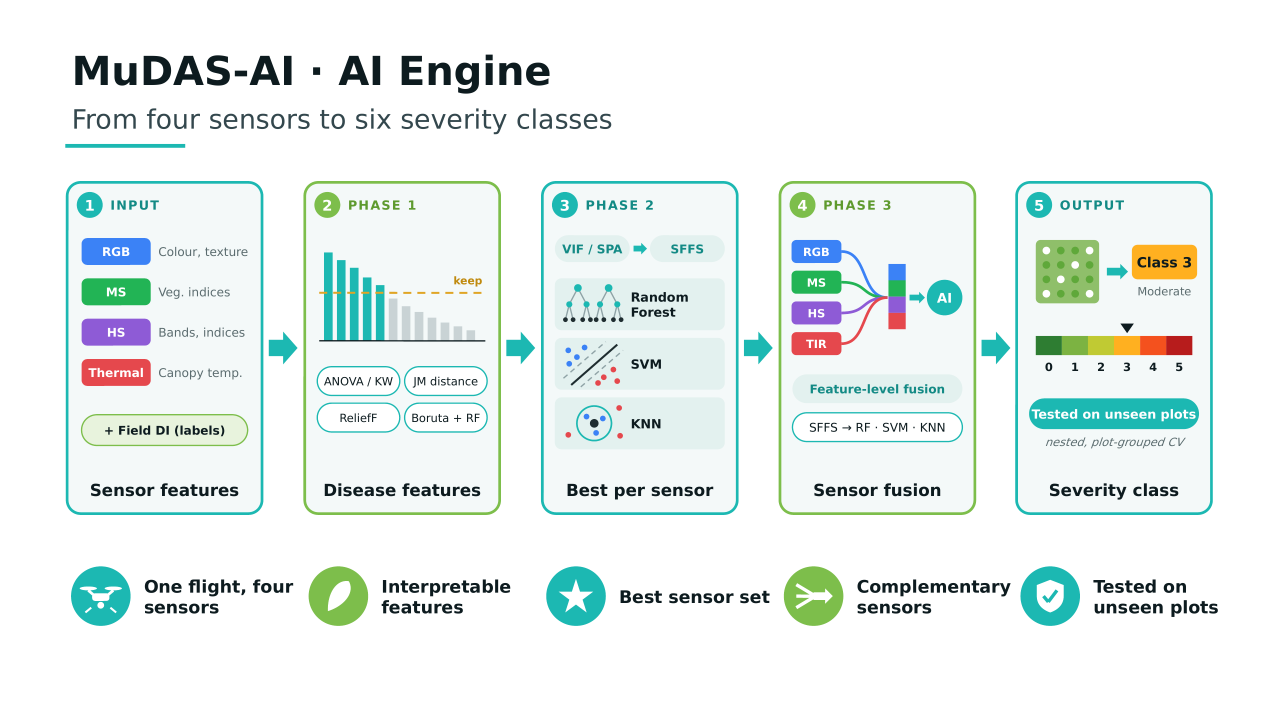
#> input picture MuDAS-AI_AI_Engine.png, 3841 x 2160 px (shown at 1/3 size)
$ python fbars2.py ../../MuDAS-AI_AI_Engine.png 5 5
#> lines starting #> are read from the running program, lines starting #| are printed output that depends on the picture
import sys
from PIL import Image
import numpy as np
im=np.array(Image.open(sys.argv[1]).convert('L')).astype(int)
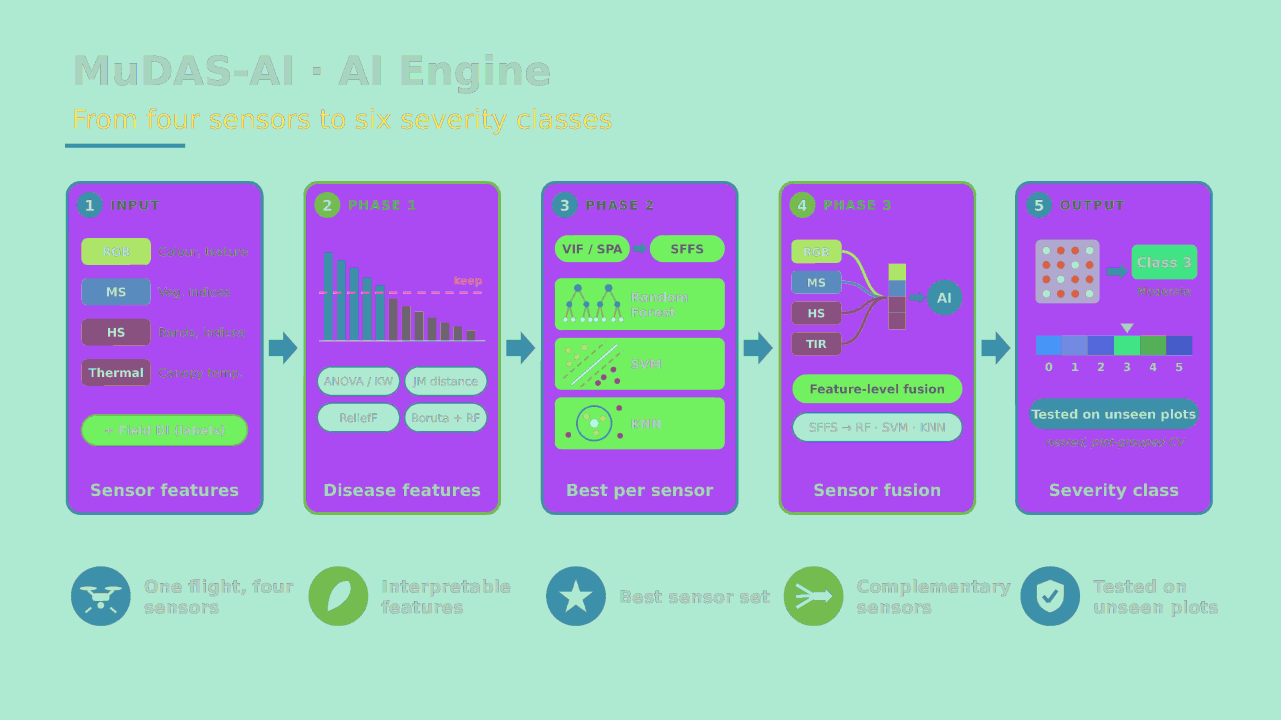
#> im: shape (2160, 3841) int64 (shown at 1/3 size); 233 distinct labels, from 23 to 255; one colour per label, 0 black
x0,x1=int(sys.argv[2]),int(sys.argv[3])
H,W=im.shape
#> H = 2160; W = 3841
cands=[(int((im[:,x]<130).sum()),x) for x in range(x0,x1)]
#> cands = []
#> (the run stopped early here; a loop or call above may not have finished)

$ run again, on MuDAS-AI_Framework_Single_Slide.png
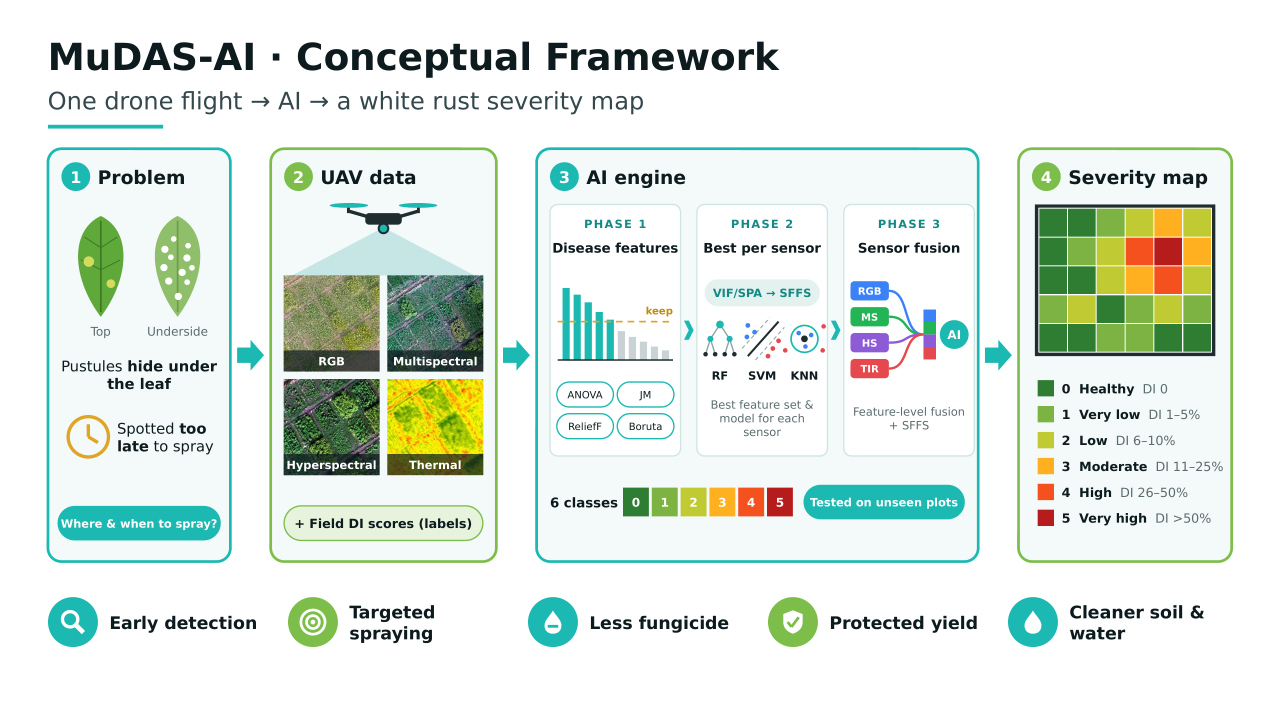
#> input picture MuDAS-AI_Framework_Single_Slide.png, 3841 x 2160 px (shown at 1/3 size)
#> `im=np.array(Image.open(sys.argv[1]).convert('L')).astype(int)`:
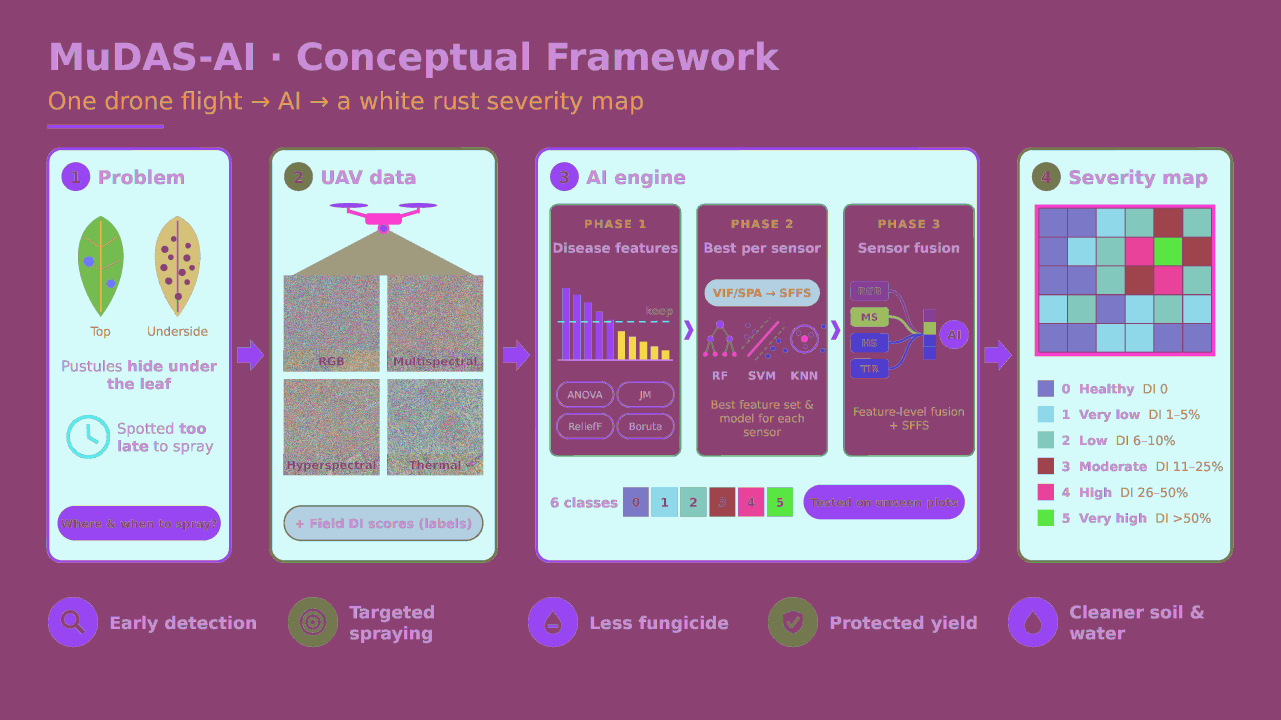
#> im: shape (2160, 3841) int64 (shown at 1/3 size); 256 distinct labels, from 0 to 255; one colour per label, 0 black
#> cands = []
